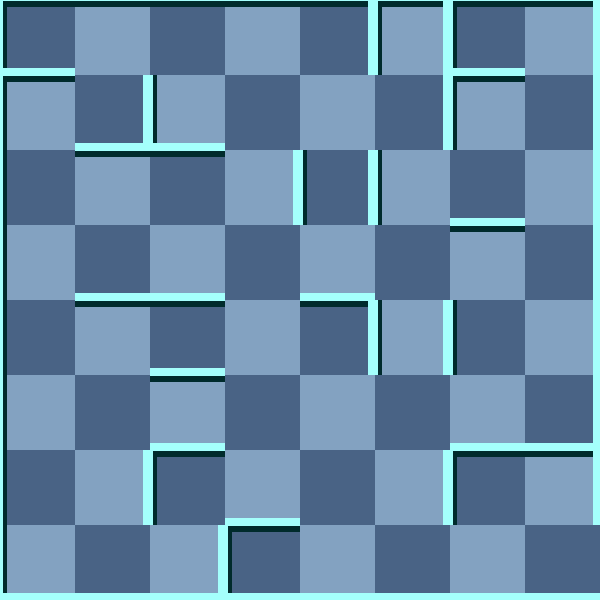

This game map was drawn from its Tiled (.tmx) file and the tilesets committed beside it. A one-line description and the trimmed map source follow:
An orthogonal 8x8 tile map with 75x75 px tiles, 2 tile layers (background, 块层 1) and 9 objects (2x RedMummy, 2x RedScorpion, Exit, Key, Door, ...).

<map version="1.0" orientation="orthogonal" width="8" height="8" tilewidth="75" tileheight="75">
 <tileset firstgid="1" name="wall" tilewidth="75" tileheight="75">
  <image source="gfx/wall.png" width="300" height="375" />
  <tile id="0">
   <properties>
    <property name="ValOfWall" value="0" />
   </properties>
  </tile>
  <tile id="1">
   <properties>
    <property name="ValOfWall" value="1" />
   </properties>
  </tile>
  <tile id="2">
   <properties>
    <property name="ValOfWall" value="2" />
   </properties>
  </tile>
  <tile id="3">
   <properties>
    <property name="ValOfWall" value="3" />
   </properties>
  </tile>
  <tile id="4">
   <properties>
    <property name="ValOfWall" value="4" />
   </properties>
  </tile>
  <tile id="5">
   <properties>
    <property name="ValOfWall" value="5" />
   </properties>
  </tile>
  <tile id="6">
   <properties>
    <property name="ValOfWall" value="6" />
   </properties>
  </tile>
  <tile id="7">
   <properties>
    <property name="ValOfWall" value="7" />
   </properties>
  </tile>
  <tile id="8">
   <properties>
    <property name="ValOfWall" value="8" />
   </properties>
  </tile>
  <tile id="9">
   <properties>
    <property name="ValOfWall" value="9" />
   </properties>
  </tile>
  <tile id="10">
   <properties>
    <property name="ValOfWall" value="10" />
   </properties>
  </tile>
  <tile id="11">
   <properties>
    <property name="ValOfWall" value="11" />
   </properties>
  </tile>
  <tile id="12">
   <properties>
    <property name="ValOfWall" value="12" />
   </properties>
  </tile>
  <tile id="13">
   <properties>
    <property name="ValOfWall" value="13" />
   </properties>
  </tile>
  <tile id="14">
   <properties>
    <property name="ValOfWall" value="14" />
   </properties>
  </tile>
  <tile id="15">
   <properties>
    <property name="ValOfWall" value="15" />
   </properties>
  </tile>
  <tile id="18">
   <properties>
    <property name="ValOfWall" value="-1" />
   </properties>
  </tile>
 </tileset>
 <layer name="background" width="8" height="8">
  <data>[64 cells, 64 non-empty, 2 distinct tile ids]</data>
 </layer>
 <layer name="块层 1" width="8" height="8">
  <data>[64 cells, 64 non-empty, 13 distinct tile ids]</data>
 </layer>
 <objectgroup name="对象层 1" width="8" height="8">
  <object name="Exit" x="600" y="525" />
  <object name="RedMummy" x="450" y="450">
   <properties>
    <property name="value" value="25" />
   </properties>
  </object>
  <object name="RedMummy" x="375" y="300">
   <properties>
    <property name="value" value="21" />
   </properties>
  </object>
  <object name="Key" x="375" y="375">
   <properties>
    <property name="value" value="12" />
   </properties>
  </object>
  <object name="Door" x="225" y="450">
   <properties>
    <property name="direction" value="2" />
    <property name="value" value="15" />
   </properties>
  </object>
  <object name="RedScorpion" x="150" y="450">
   <properties>
    <property name="value" value="28" />
   </properties>
  </object>
  <object name="Player" x="0" y="225">
   <properties>
    <property name="value" value="1" />
   </properties>
  </object>
  <object name="RedScorpion" x="150" y="0">
   <properties>
    <property name="value" value="30" />
   </properties>
  </object>
  <object name="Trap" x="525" y="300">
   <properties>
    <property name="value" value="8" />
   </properties>
  </object>
 </objectgroup>
</map>
